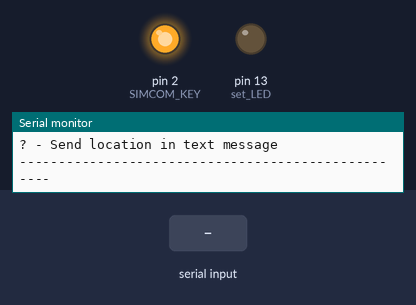
Recording of a sketch running on a simulated Arduino Mega 2560, built with avr-gcc and run on an emulated ATmega2560. Shown: output pins drawn as LEDs (lit = HIGH), the last lines printed to the serial monitor. The test bench sets the inputs (shaded band). The modem accepts every AT command (registered, SIM ready, sends succeed) and sends nothing else.

Above: at 6.6 s.
6.7 s: "A:" received over Serial
At 7.9 s:
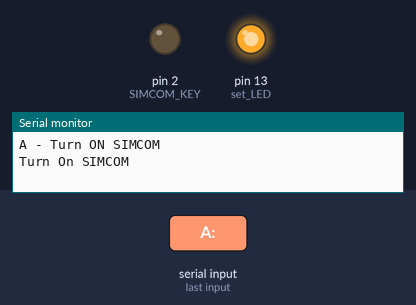
9.7 s: byte 90 ('Z') received over Serial
At 12.5 s:
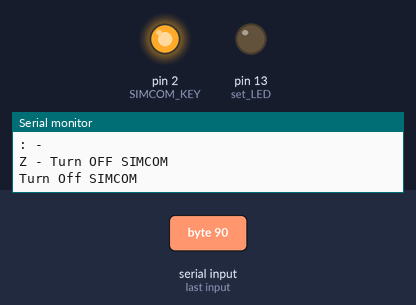
12.7 s: byte 105 ('i') received over Serial
14.2 s: byte 114 ('r') received over Serial
17.2 s: byte 99 ('c') received over Serial
20.2 s: byte 98 ('b') received over Serial
Timing chart, 0 to 23.3 s (numbered marks = the images above; inputs shaded):
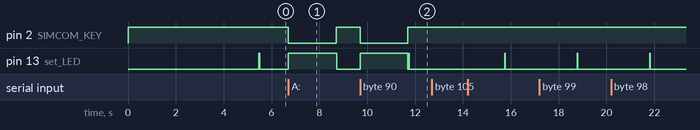

Measured:
- after the input at 6.7 s, pin 2 (SIMCOM_KEY): HIGH → LOW at once, → HIGH 2.0 s later
- after the input at 9.7 s, pin 2 (SIMCOM_KEY): HIGH → LOW at once, → HIGH 2.0 s later

The sketch:

PicoSim7000.ino
```cpp
/*
  =============================================================
  Program for Pi Pico and SIM7000
  8/3/2023
  =============================================================
*/


#define SIMCOM_KEY 2  // set Pico pin for KEY pin to turn SIMCOM chip on and off
                      // this is GP2, or pin #4, on Pi Pico
                      // note: not all cell boards have a KEY pin

// for blink_LED()
unsigned long previousMillis = 0;
unsigned long currentMillis = 0;
const long interval_ON = 25;
const long interval_OFF = 3000;
int ledState = LOW;

char StringOK[] = "OK";
char StringGreaterThanSign[] = "> ";

char command;

String SIMCOM_String = "";  // serial from SIMCOM
String AT_String = "";      // serial to SIMCOM
String SMS_String = "";     // text message string

String Cell_Num = "12223334444";  // your number here

String GPS_ON = "";
String GPS_Fix = "";
String GPS_Time = "";
String GPS_Lat = "38.889484";     //  initial is Lat and Long
String GPS_Long = "-77.035278";   //  of Washington Monument
String GPS_Alt = "";
String LatLongURL = "";


// START SETUP **************************************************
void setup() {

  // define pins
  pinMode(LED_BUILTIN, OUTPUT);     // set LED
  pinMode(SIMCOM_KEY, OUTPUT);      // set Pico pin for SIMCOM KEY pin
  digitalWrite(SIMCOM_KEY, HIGH);   // start high

  // define serial
  Serial.begin(9600);
  Serial1.setFIFOSize(128);   // otherwise serial1 buffer size is 32 bytes by default, too small
  Serial1.begin(9600);

  delay(5000);  // oddly, this delay seems necessary in order
                // for the menu to print in setup()

  printMenu();

}  // END SETUP *****************************************************


void printMenu(void)
{
  Serial.println(F(""));
  Serial.println(F("---------------------- MENU ----------------------"));
  Serial.println(F("Basics"));
  Serial.println(F("m - Print Menu"));
  Serial.println(F("A - Turn ON SIMCOM"));
  Serial.println(F("Z - Turn OFF SIMCOM"));
  Serial.println(F("i - Initialize SIMCOM chip"));
  Serial.println(F("k - Check for OK from SIMCOM chip"));
  Serial.println(F("r - Check reg status of SIMCOM chip"));
  Serial.println(F("c - Check network provider to SIMCOM chip"));
  Serial.println(F("b - Check battery voltage to SIMCOM chip"));
  Serial.println(F("s - Send an AT command to SIMCOM chip"));
  Serial.println(F("SMS"));
  Serial.println(F("t - Send text message"));
  Serial.println(F("GPS"));
  Serial.println(F("G - Turn GPS ON"));
  Serial.println(F("g - Turn GPS OFF"));
  Serial.println(F("l - Get location"));
  Serial.println(F("? - Send location in text message"));
  Serial.println(F("---------------------------------------------------"));
  Serial.println(F(""));
}


// START LOOP **************************************************

void loop()
{
  if ( Serial.available() )       // check if command typed in serial monitor
  {
    command = Serial.read();      // read just first char of input
    Serial.println();
    Serial.print(command);        // print char to monitor
    Serial.print(" - ");
    while (Serial.available())    // dump any remaining chars
    {
      Serial.read();
    }
  }


  switch (command)
  {
    case 'm':
      Serial.println("Print Menu");
      printMenu();
      break;
    case 'A':
      Serial.println("Turn ON SIMCOM");
      turn_SIMCOM_ON();
      break;
    case 'Z':
      Serial.println("Turn OFF SIMCOM");
      turn_SIMCOM_OFF();
      break;
    case 'i':
      Serial.println("Initialize SIMCOM");
      initialize_SIMCOM();
      break;
    case 'k':
      Serial.println("Check for OK from SIMCOM chip");
      Serial1.println("AT");
      break;
    case 'r':
      Serial.println("Check reg status of SIMCOM chip");
      Serial1.println("AT+CREG?");
      break;
    case 'c':
      Serial.println("Check network provider to SIMCOM chip");
      Serial1.println("AT+COPS?");
      break;
    case 'b':
      Serial1.println("AT+CBC");
      break;
    case 's':
      Serial.println(F("Enter an AT command:"));
      while (Serial.available() == 0) {  }        // Wait for user input
      AT_String = Serial.readStringUntil('\n');   // Read up to new line char
      delay (100);
      Serial1.println(AT_String);
      break;
    case 't':
      Serial.println(F("Enter message:"));
      while (Serial.available() == 0) {  }        // Wait for user input
      SMS_String = Serial.readStringUntil('\n');  // Read up to new line char
      Serial.println(SMS_String);
      send_SMS(SMS_String);
      break;
    case 'G':
      Serial.println(F("Turn GPS ON"));
      Serial1.println("AT+CGNSPWR=1");
      break;
    case 'l':
      get_GPS_LatLong();
      break;
    case '?':
      get_GPS_LatLong();
      send_SMS(LatLongURL);
      break;
    case 'X':
      // do nothing
      break;
  } // end switch

  command = 'X';  // set case to 'X', will do nothing


  if ( Serial1.available() > 0 )
  {
    SIMCOM_String = Serial1.readStringUntil('\n');
    Serial.println(SIMCOM_String);

    if ( SIMCOM_String.startsWith("?") )
    {
      Serial.println("Received request to send location");
      command = '?';
    }
  }

  blink_LED();

}

// END LOOP **************************************************


void turn_SIMCOM_ON(void)               // sequence to turn on SIMCOM
{
  Serial.println(F("Turn On SIMCOM"));
  digitalWrite(LED_BUILTIN, HIGH);      // turn on LED
  digitalWrite(SIMCOM_KEY, LOW);        // KEY to ground
  delay(2000);                          // 2 seconds
  digitalWrite(SIMCOM_KEY, HIGH);       // KEY to high
  digitalWrite(LED_BUILTIN, LOW);       // turn off LED
}

void turn_SIMCOM_OFF(void)              // sequence to turn off SIMCOM
{
  Serial.println(F("Turn Off SIMCOM"));
  digitalWrite(LED_BUILTIN, HIGH);      // turn on LED
  digitalWrite(SIMCOM_KEY, LOW);        // KEY to ground
  delay(2000);                          // 2 seconds
  digitalWrite(SIMCOM_KEY, HIGH);       // KEY to high
  digitalWrite(LED_BUILTIN, LOW);       // turn off LED
}

void initialize_SIMCOM(void)            // initialize SIMCOM chip
{
  Serial.println(F("Turn on echo"));
  Serial1.println("ATE1");
  Serial.println(Serial1.readString());
  Serial.println(F("Put SMS in text mode"));
  Serial1.println("AT+CMGF=1");
  Serial.println(Serial1.readString());
  Serial.println(F("Route SMS message to terminal"));
  Serial1.println("AT+CNMI=2,2,0,0,0");
  Serial.println(Serial1.readString());
}

void send_SMS(String SMS_String)
{
  boolean ok_result = false;
  Serial.println(F("Send SMS"));
  Serial1.print("AT+CMGS=\"" + Cell_Num + "\"");
  Serial1.write(0x0D);  // '\r'
  Serial1.flush();
  Serial1.setTimeout(1000);  //1s

  if (true == Serial1.find(StringGreaterThanSign))
  {
    Serial1.print(SMS_String);  // text above link
    Serial1.write(0x1A);        // send ctrl-q
    Serial1.flush();            // empty buffer
    Serial1.setTimeout(10000);  // wait 10 seconds for text to send and receive OK from SIMCOM
    while (1)
    {
      ok_result = Serial1.find(StringOK);
      if (true == ok_result)
      {
        Serial.println(F("Sending SMS end"));
        break;
      }
    }
  }
}


void get_GPS_LatLong(void)
{
  Serial.println(F("Get GPS coordinates"));
  Serial1.println("AT+CGNSINF");
  Serial1.flush();
  delay(1000);

  // below looks odd, but avoids compile "warnings" if you use ': ', ie, too many characters
  String GPS_parse = Serial1.readStringUntil(':'); // tosses initial characters
  GPS_parse = Serial1.readStringUntil(' '); // toss space before field for GPS ON?

  // GPS ON?
  GPS_ON = Serial1.readStringUntil(',');
  Serial.print("GPS ON? : ");
  Serial.println(GPS_ON);

  // GPS Fix?
  GPS_Fix = Serial1.readStringUntil(',');
  Serial.print("GPS Fix?: ");
  Serial.println(GPS_Fix);

  // GPS Time
  GPS_Time = Serial1.readStringUntil(',');
  Serial.print("GPS Time: ");
  Serial.println(GPS_Time);

  // GPS Latitude
  GPS_Lat = Serial1.readStringUntil(',');
  Serial.print("GPS Lat : ");
  Serial.println(GPS_Lat);

  // GPS Longitue
  GPS_Long = Serial1.readStringUntil(',');
  Serial.print("GPS Long: ");
  Serial.println(GPS_Long);

  // GPS Altitude
  GPS_Alt = Serial1.readStringUntil(',');
  Serial.print("GPS Alt : ");
  Serial.println(GPS_Alt);

  GPS_parse = Serial1.readStringUntil('\n');  // toss remaining characters

  // format URL for location
  // google maps URL format example
  // http://maps.google.com/?q=38.889484,-77.035278
  LatLongURL = "http://maps.google.com/?q=" + GPS_Lat + "," + GPS_Long;
  Serial.println(LatLongURL);
}


void blink_LED(void)
{
  currentMillis = millis();

  if (ledState == LOW)
  {
    if (currentMillis - previousMillis >= interval_OFF)
    {
      previousMillis = currentMillis;
      ledState = HIGH;
    }
  } else {
    if (currentMillis - previousMillis >= interval_ON)
    {
      previousMillis = currentMillis;
      ledState = LOW;
    }
  }
  digitalWrite(LED_BUILTIN, ledState);
}
```
